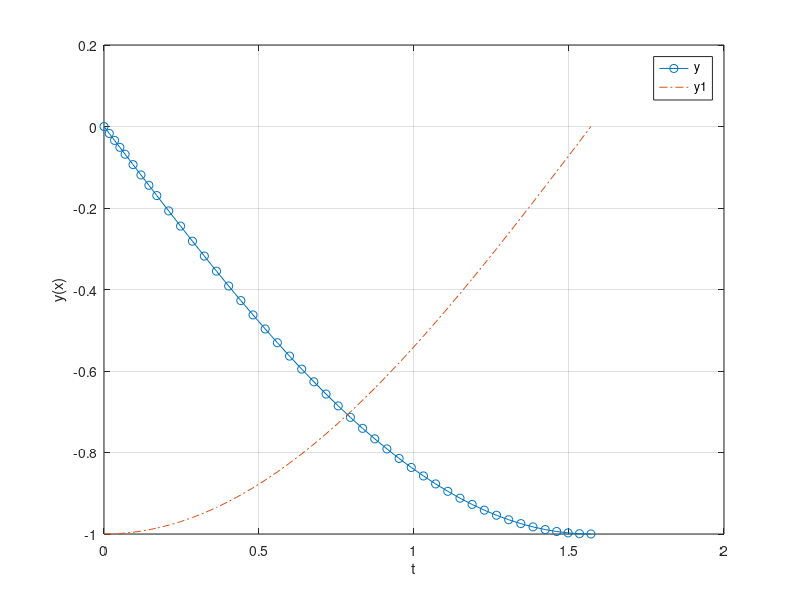

Reproduce this figure in MATLAB.
clear
clc
f=@(t,y) [y(2);-y(1)];
[t,y]=ode45(f,[0 pi/2],[0 -1]);
plot(t,y(:,1),'-o',t,y(:,2),'-.')
grid on
xlabel('t')
ylabel('y(x)')
legend('y','y1')